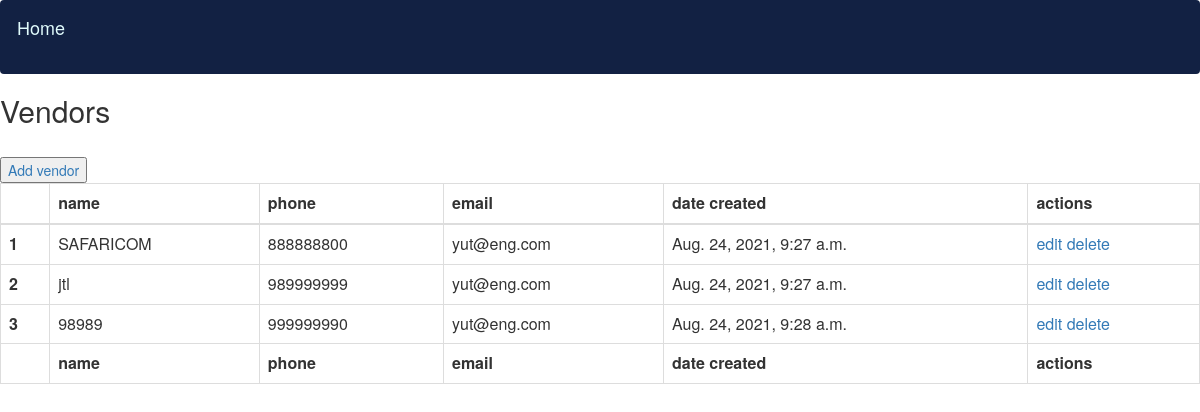
Page /vendors/ (signed in) on the committed database.
### inv/models.py (models this page shows, shortened)
class Vendor(models.Model):
    name=models.CharField(max_length=200,null=True)
    phone=models.CharField(max_length=15,validators=[MinLengthValidator(9)])
    email=models.EmailField(max_length=200,null=True)
    date_created=models.DateTimeField(auto_now_add=True)

### inv/views.py (the view)
# urls.py: path('vendors/',views.vendors,name='vendors'),
@login_required(login_url='loginpage')
def vendors(request):
    vendors = Vendor.objects.all()
    return render(request,'inv/vendors.html',{'vendors':vendors})

### inv/templates/inv/vendors.html
<link href="//maxcdn.bootstrapcdn.com/bootstrap/3.3.0/css/bootstrap.min.css" rel="stylesheet" id="bootstrap-css">
{% block content %}
{%include 'inv/navbar.html'%}
<div class="card">
	<h2>Vendors</h2>
    <br>
    <button><a  href=" {%url 'create_vendor'%}" >Add vendor</a></button>
	{% if vendors %}
	<table id="example" class="table table-bordered display" style="width:100%">
    		<thead class="thead-dark">
                <tr>
                    <th></th>
                    <th>name</th>
                    <th>phone</th>
                    <th>email</th>
                    <th>date created</th>
                    <th>actions</th>
                </tr>
        	</thead>
        	<tbody>
                {% for instance in vendors %}
                <tr>
                <th scope="row">{{forloop.counter}}</th>
                <td>{{instance.name}}</td>
                <td>{{instance.phone}}</td>
                <td>{{instance.email}}</td>
                <td>{{instance.date_created}}</td>
                <td><a href=" ">edit</a>
                    <a href=" ">delete</a>
                </td>
                </tr>
                  {% endfor %}
		</tbody>
		<tfoot>
            <tr>
                <th></th>
                <th>name</th>
                <th>phone</th>
                <th>email</th>
                <th>date created</th>
                <th>actions</th>
            </tr>
        	</tfoot>
	</table>
	{% else %}
    		<p>No details are available.</p>
	{% endif %}
</div>
{%endblock%}

### rows in the picture
Vendor: name "SAFARICOM", phone "888888800", email "yut@eng.com", date_created "Aug. 24, 2021, 9:27 a.m."
Vendor: name "jtl", phone "989999999", email "yut@eng.com", date_created "Aug. 24, 2021, 9:27 a.m."
Vendor: name "98989", phone "999999990", email "yut@eng.com", date_created "Aug. 24, 2021, 9:28 a.m."
